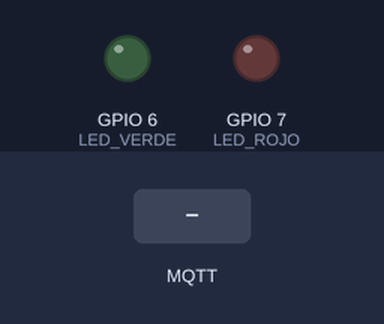
A sketch run on a simulated ESP32-S3. On the bench: output pins drawn as LEDs (lit = HIGH). The inputs (shaded band) are chosen by the test bench. WiFi joins after 1.5 s; servers stay silent unless stated; no MQTT or app messages arrive unless stated; what the sketch prints to the serial monitor is not drawn.

Above: at 2.8 s.
2.9 s: MQTT message "VERDE" arrives on the first subscribed topic
At 4.1 s:
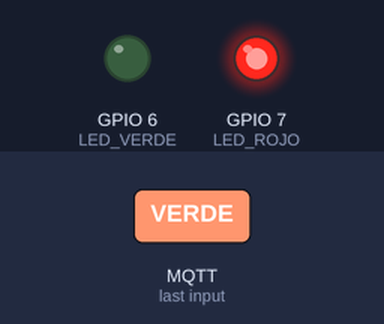
4.4 s: MQTT message "ROJO" arrives on the first subscribed topic
At 5.5 s:
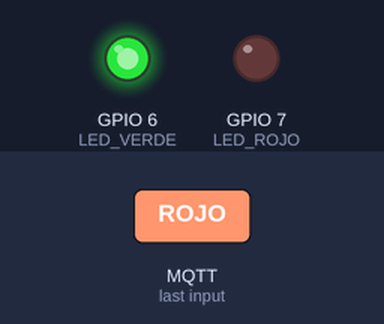
Timing chart, 0 to 7.4 s (numbered marks = the images above; inputs shaded):
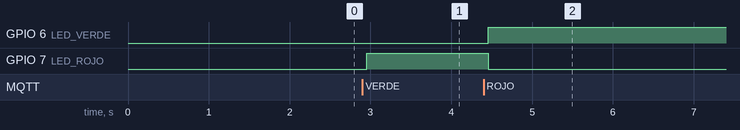

The sketch:

semaforoB.ino
```cpp
/*********************************************************
  SEMÁFORO B (sin sensor)
  Esclavo: sigue el estado publicado por A
**********************************************************/
#include <WiFi.h>
#include <PubSubClient.h>

#define LED_ROJO 7
#define LED_VERDE 6

const String ssid = "Wokwi-GUEST";
const String password = "";
const String mqtt_server = "iot.ac.uma.es";
const String mqtt_user = "IOT2";
const String mqtt_pass = "FGQQJUg3";

WiFiClient wClient;
PubSubClient mqtt_client(wClient);

String ID_PLACA = "SemaforoB";
String topic_PUBLICACION = "IOT2/semaforo/B/publica";
String topic_SUSCRIPCION = "IOT2/semaforo/A/publica";

bool verdeB = false;  // B inicia en rojo

//-----------------------------------------------------
void conecta_wifi() {
  Serial.println("Conectando a WiFi...");
  WiFi.mode(WIFI_STA);
  WiFi.begin(ssid, password);
  while (WiFi.status() != WL_CONNECTED) {
    delay(200);
    Serial.print(".");
  }
  Serial.println("\nConectado! IP: " + WiFi.localIP().toString());
}

//-----------------------------------------------------
void conecta_mqtt() {
  while (!mqtt_client.connected()) {
    Serial.print("Conectando a broker MQTT...");
    if (mqtt_client.connect(ID_PLACA.c_str(), mqtt_user.c_str(), mqtt_pass.c_str())) {
      Serial.println(" conectado!");
      mqtt_client.subscribe(topic_SUSCRIPCION.c_str());
    } else {
      Serial.println(" fallo, reintento en 5s");
      delay(5000);
    }
  }
}

//-----------------------------------------------------
void procesa_mensaje(char* topic, byte* payload, unsigned int length) {
  String msg = "";
  for (int i = 0; i < length; i++) msg += (char)payload[i];
  Serial.println("Mensaje recibido de A: " + msg);

  if (msg == "VERDE") verdeB = false; // A está verde → B rojo
  if (msg == "ROJO")  verdeB = true;  // A está rojo → B verde

  digitalWrite(LED_VERDE, verdeB);
  digitalWrite(LED_ROJO, !verdeB);
  mqtt_client.publish(topic_PUBLICACION.c_str(), verdeB ? "VERDE" : "ROJO");
}

//-----------------------------------------------------
void setup() {
  Serial.begin(115200);
  pinMode(LED_ROJO, OUTPUT);
  pinMode(LED_VERDE, OUTPUT);

  conecta_wifi();
  mqtt_client.setServer(mqtt_server.c_str(), 1883);
  mqtt_client.setCallback(procesa_mensaje);
  conecta_mqtt();
}

//-----------------------------------------------------
void loop() {
  if (!mqtt_client.connected()) conecta_mqtt();
  mqtt_client.loop();
  delay(100);
}
```

Measured:
- after the input at 2.9 s, GPIO 7 (LED_ROJO): LOW → HIGH after 0.06 s
- after the input at 4.4 s, GPIO 6 (LED_VERDE): LOW → HIGH after 0.06 s; GPIO 7 (LED_ROJO): HIGH → LOW after 0.06 s
